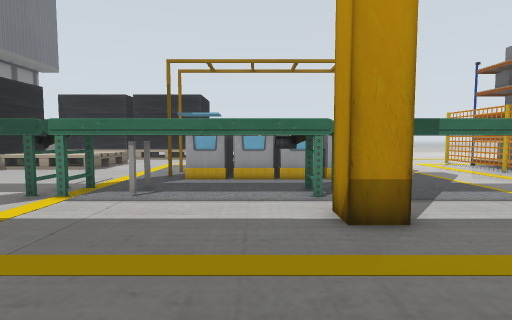
view 1 (above)

16 first-person views from a walk through a Gazebo world. The camera is 0.68 m above the floor, tilts 4° down and sees 80° across. Floor lines are 1 m apart. The floor is counted in squares, 0.5 m on a side. Each view is taken from the middle of a square. On the plan, view 1 faces up. The plan holds only what a view shows up to about 14 squares ahead; the rest is blank. The place goes on beyond the plan. Robots are left out.

view 2
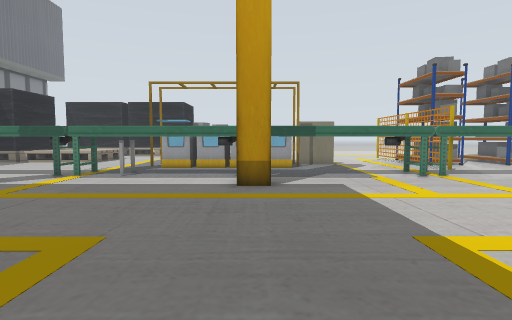

view 3
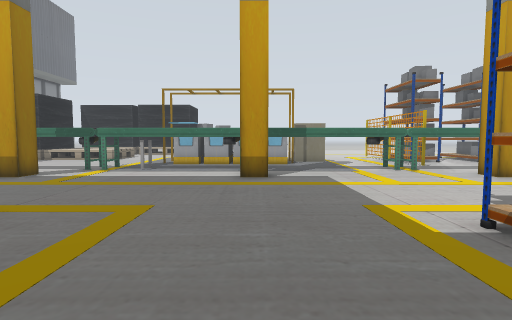

view 4
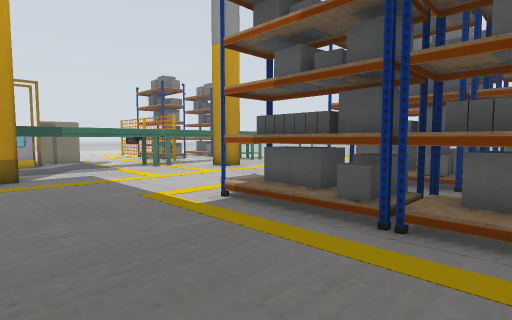

view 5
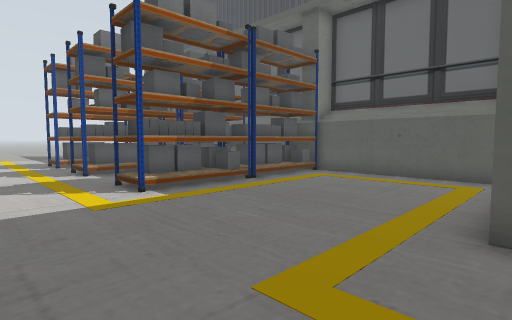

view 6
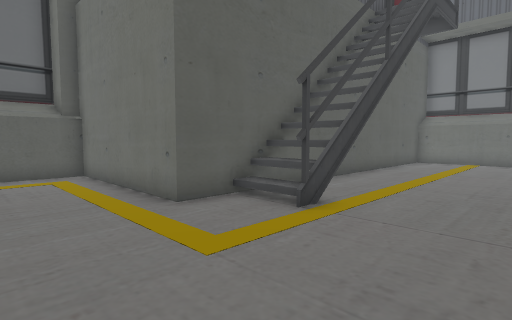

view 7
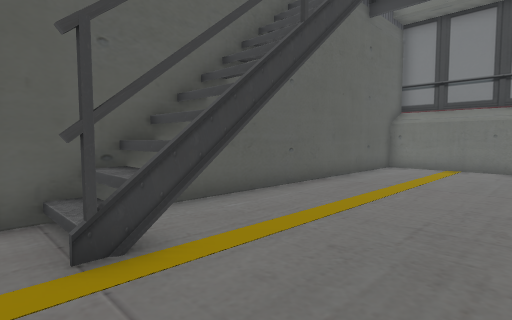

view 8
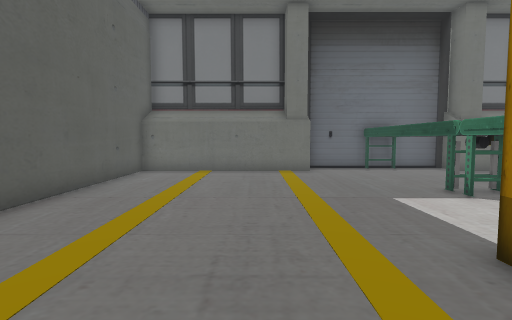

view 9
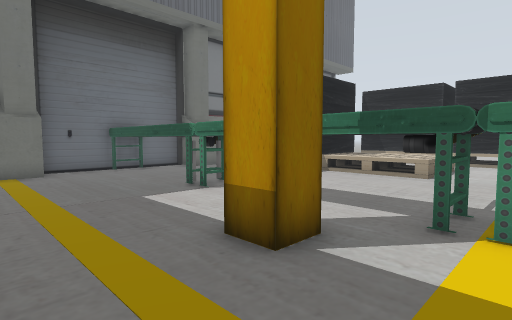

view 10
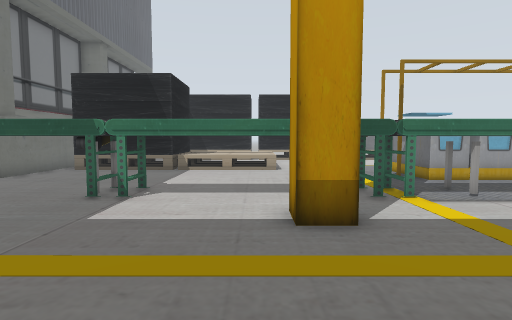

view 11
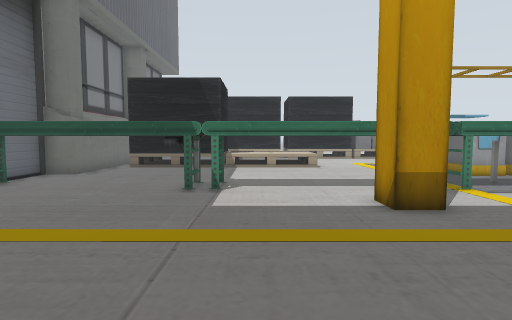

view 12
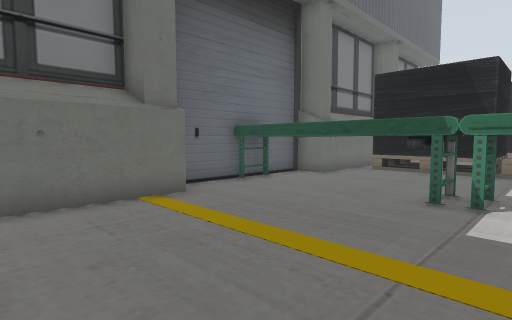

view 13
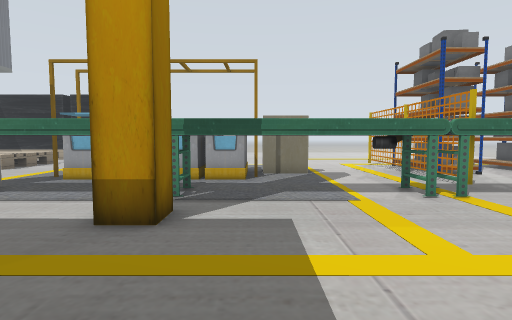

view 14
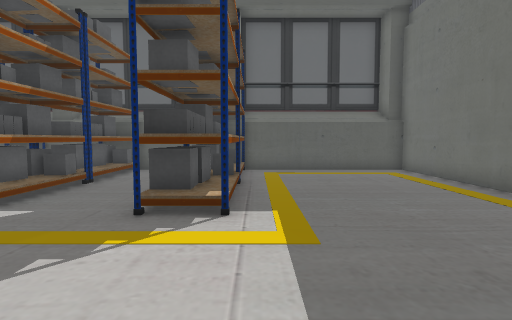

view 15
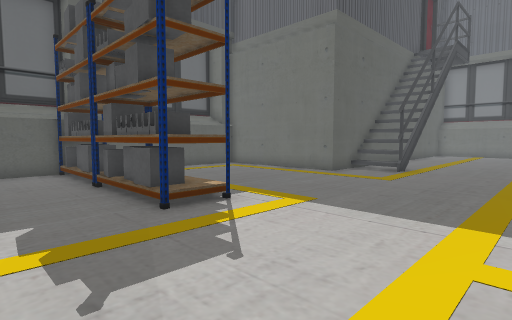

view 16
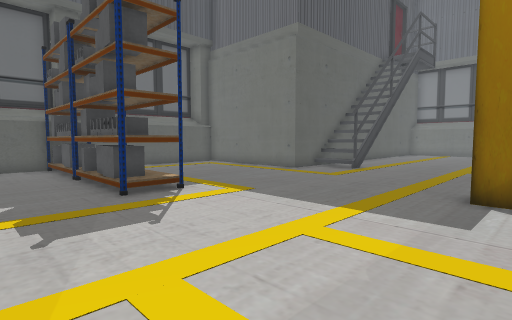

### Floor plan
Key: @ floor where view 1 was taken; # wall or solid block; . floor; = window, fence, low wall or low ledge; P yellow post; B bin; Y yellow box; T thing the floor can be seen under or through; O other object.
Columns run from 18 left of view 1 to 10 right of it. Each row starts with its distance up from view 1.
 20             #
 19             .
 18             .
 17       #  =  .
 16      =# ====.
 15     ==#==== .
 14  ##===#=====...          ...#
 13  #..............####     ...#
 12  #.............PB# OOO ##...#
 11 ##.............YB# B#OP.....#
 10 #..............PBBBBBB......#
  9 #...........................#
  8 #    TTT    TTTT   TT    TTT#
  7 #TTTTTTTTTTTTTTTTTTTTTTTTTTT#
  6 #............................
  5 #..........#........#........
  4 ##...........................
  3  #...........................
  2  #...........................
  1  #...........................
  0  #................@..........
 -1  #..........####.............
 -2  #...........##=........##..#
 -3  #################......##..#
 -4                  #......##..#
 -5                  #......TT..#
 -6                  #......TT..#
 -7                  #......T#..#
 -8                  #......##..#
 -9                  ############
-10                   ......

Where each view was taken, in squares from view 1:
view 1: 0 up, 0 right, facing up
view 2: 4 down, 2 right, facing up
view 3: 6 down, 2 right, facing up
view 4: 7 down, 1 right, facing up-right
view 5: 2 up, 2 left, facing down-right
view 6: 3 up, 2 right, facing down-left
view 7: 3 up, 2 left, facing down-left
view 8: 2 up, 4 left, facing left
view 9: 2 up, 4 left, facing up-left
view 10: 0 up, 8 left, facing up
view 11: 1 down, 10 left, facing up
view 12: 0 up, 10 left, facing up-left
view 13: 0 up, 4 right, facing up
view 14: 4 up, 5 right, facing down
view 15: 4 up, 10 right, facing down-left
view 16: 6 up, 10 right, facing down-left
